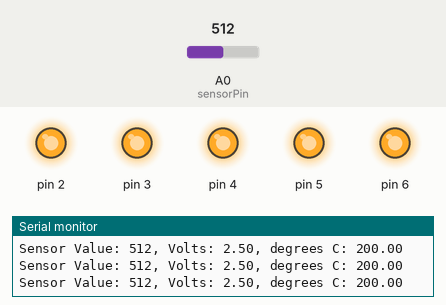
A sketch run on a simulated Arduino Uno, built with avr-gcc and run on an emulated ATmega328P. Shown: output pins drawn as LEDs (lit = HIGH), the last lines printed to the serial monitor. The inputs (shaded band) are chosen by the test bench; at power-on: A0 (sensorPin) = 512.

Above: at 1.2 s.
1.3 s: A0 (sensorPin) set to 167
4.3 s: A0 (sensorPin) set to 157
At 4.9 s:
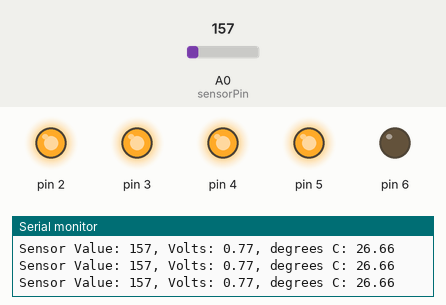
5.8 s: A0 (sensorPin) set to 122
At 6.3 s:
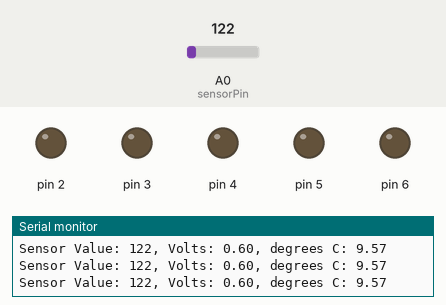
7.3 s: A0 (sensorPin) set to 1023
At 7.9 s:
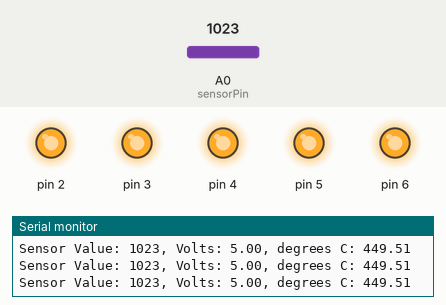
8.8 s: A0 (sensorPin) set to 0
At 9.5 s:
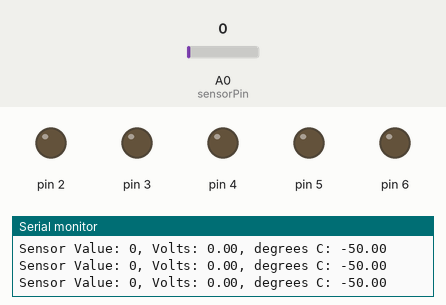
Timing chart, 0 to 11.3 s (numbered marks = the images above; inputs shaded):
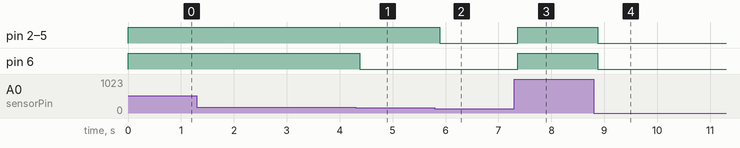

Measured:
- the behaviour switches between 158 and 157 on A0 (sensorPin) (found by bisection; images 0 and 1)
- after the input at 4.3 s, pin 6: HIGH → LOW after 0.08 s
- after the input at 5.8 s, pin 2–5: HIGH → LOW after 0.09 s
- after the input at 7.3 s, pin 2–6: LOW → HIGH after 0.07 s
- after the input at 8.8 s, pin 2–6: HIGH → LOW after 0.08 s

The sketch:

Love-o-meter.ino
```cpp
const int sensorPin = A0;
const float baselineTemp = 20.0;
void setup() {
  Serial.begin(9600);
  for(int pinNumber = 2;  pinNumber<=6; pinNumber++){
    pinMode(pinNumber, OUTPUT);
    digitalWrite(pinNumber, LOW);
  }

}

void loop() {
  int sensorVal = analogRead(sensorPin);
  Serial.print("Sensor Value: ");
  Serial.print(sensorVal);
  // convert the ADC reading to voltage
  float voltage = (sensorVal/1024.0) * 5.0;
  Serial.print(", Volts: ");
  Serial.print(voltage);
  Serial.print(", degrees C: ");
  //convert the voltage to temperature in degrees Centigrade
  float temperature = (voltage - .5) * 100;
  Serial.println(temperature);
  if(temperature <= baselineTemp+2){
    digitalWrite(2, LOW);
    digitalWrite(3, LOW);
    digitalWrite(4, LOW);
    digitalWrite(5, LOW);
    digitalWrite(6, LOW);
  } else if(temperature >= baselineTemp+3 && temperature < baselineTemp+4){
    digitalWrite(2, HIGH);
    digitalWrite(3, LOW);
    digitalWrite(4, LOW);
    digitalWrite(5, LOW);
    digitalWrite(6, LOW);
  } else if(temperature >= baselineTemp+4 && temperature < baselineTemp+5){
    digitalWrite(2, HIGH);
    digitalWrite(3, HIGH);
    digitalWrite(4, LOW);
    digitalWrite(5, LOW);
    digitalWrite(6, LOW);
  } else if(temperature >= baselineTemp+5 && temperature < baselineTemp+6){
    digitalWrite(2, HIGH);
    digitalWrite(3, HIGH);
    digitalWrite(4, HIGH);
    digitalWrite(5, LOW);
    digitalWrite(6, LOW);
  }else if(temperature >= baselineTemp+6 && temperature < baselineTemp+7){
    digitalWrite(2, HIGH);
    digitalWrite(3, HIGH);
    digitalWrite(4, HIGH);
    digitalWrite(5, HIGH);
    digitalWrite(6, LOW);
  } else if(temperature >= baselineTemp+7){
    digitalWrite(2, HIGH);
    digitalWrite(3, HIGH);
    digitalWrite(4, HIGH);
    digitalWrite(5, HIGH);
    digitalWrite(6, HIGH);
  }
  delay(1);
}
```
